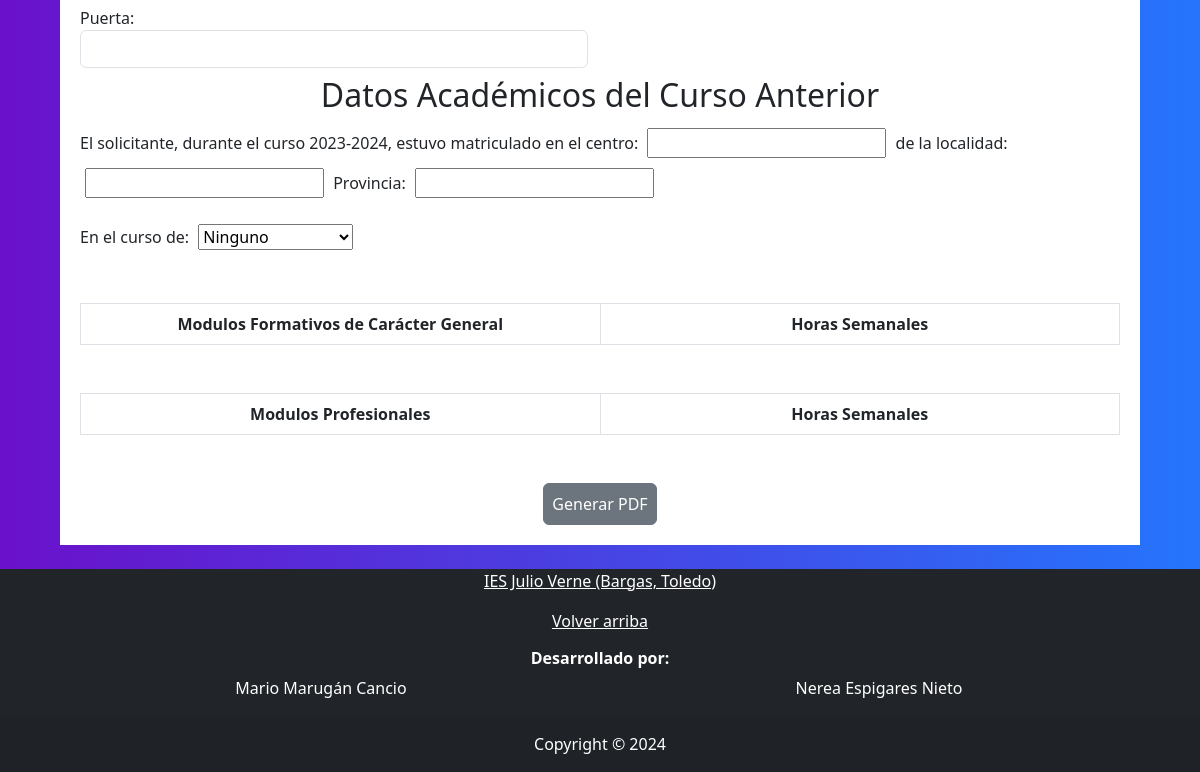
Before: /prematricula/cursos/Ciclo-Formativo/Basico/CFGB1.php (lower part) with the older database file.
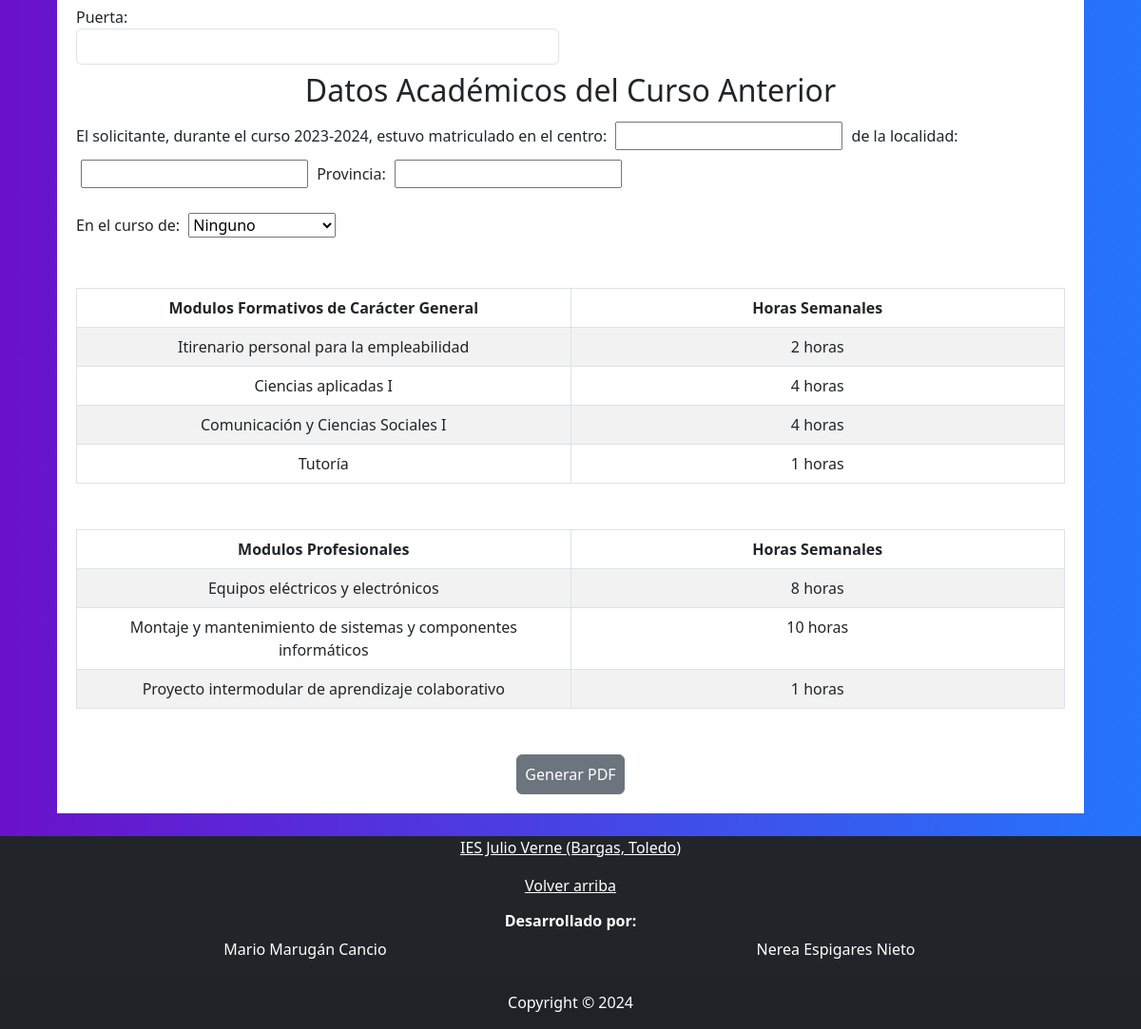
After: the same page with the newer database file.
### tables this page shows
CREATE TABLE Asignaturas(
	cod_asignatura INT PRIMARY KEY AUTO_INCREMENT,
    nombre VARCHAR(100) NOT NULL,
    horas INT NOT NULL,
    curso VARCHAR(30) NOT NULL,
    tipo VARCHAR(40)
);

### prematricula/navESO.php (called while the page is built, shortened)
<?php
$puerta = "";
$centro = "";
$localidad_centro = "";
$provincia_centro = "";
$curso_antiguo = "";
?>

### prematricula/cursos/Ciclo-Formativo/Basico/CFGB1.php (the view, shortened to what this page needs)
<!DOCTYPE html>
<html lang="en">
<head>
    <link rel="stylesheet" href="../../../../css/bootstrap.min.css">
    <link rel="stylesheet" type="text/css" href="../../../../css/app.css">
  <link rel="stylesheet" type="text/css" href="../../../../css/prematriculas.css">
    <link href="https://cdn.jsdelivr.net/npm/bootstrap@5.3.0-alpha3/dist/css/bootstrap.min.css" rel="stylesheet">
    <?php
        require('../../../../archivosComunes/conexion.php');
    ?>
</head>
<body>
    <?php
    include('../../../navESO.php');
    ?>
    <div class="fondo">
        <div class="matricula mt-4">
            <form id="matriculas" action="../../../generate_pdf.php" method="post">
                <?php
                    include('../../formularioComun.php');
                ?>
                <div class="form-group mb-5">
                <table class="table table-bordered table-striped table-hover text-center">
                    <thead>
                        <tr>
                            <th scope="col">Modulos Formativos de Carácter General</th>
                            <th scope="col">Horas Semanales</th>
                        </tr>
                    </thead>
                    <tbody>
                        <?php
                            $select = "SELECT cod_asignatura, nombre, horas, curso, tipo FROM Asignaturas WHERE curso LIKE 'CFGB1' AND tipo LIKE '%general'";
                            $resul = $db->query($select);
                             while ($asignatura = $resul->fetch(PDO::FETCH_ASSOC)) {
                                echo '<tr>';
                                    echo '<td id="general'.$asignatura['cod_asignatura'].'">'.$asignatura['nombre'].'</td>';
                                    echo '<td id="horas_comumnes'.$asignatura['cod_asignatura'].'">'.$asignatura['horas'].' horas</td>';
                                echo "</tr>";
                            }
                        ?>
                    </tbody>
                </table>
                </div>
                <div class="form-group mb-5">
                <table class="table table-bordered table-striped table-hover text-center">
                    <thead>
                        <tr>
                            <th scope="col">Modulos Profesionales</th>
                            <th scope="col">Horas Semanales</th>
                        </tr>
                    </thead>
                    <tbody>
                        <?php
                            $select = "SELECT cod_asignatura, nombre, horas, curso, tipo FROM Asignaturas WHERE curso LIKE 'CFGB1' AND tipo LIKE '%profesionales'";
                            $resul = $db->query($select);
                             while ($asignatura = $resul->fetch(PDO::FETCH_ASSOC)) {
                                echo '<tr>';
                                    echo '<td id="profesionales'.$asignatura['cod_asignatura'].'">'.$asignatura['nombre'].'</td>';
                                    echo '<td id="horas_profesionales'.$asignatura['cod_asignatura'].'">'.$asignatura['horas'].' horas</td>';
                                echo "</tr>";
                            }
                        ?>
                    </tbody>
                </table>
                </div>
                <div class="d-flex w-100 justify-content-center">
                <button type="button" onclick="validarDatos()" class="btn btn-secondary p-2">Generar PDF</button>
                </div>
            </form>
        </div>
    </div>
    <?php
    include('../../../footer.php');
    ?>
</body>
</html>

### prematricula/cursos/formularioComun.php (shortened to what this page needs)
<div class="row">
    <div class="col-md-6">
        <div class="form-group mb-2">
            <label for="puerta">Puerta:</label>
            <input class="form-control" type="text" id="puerta" name="puerta" value="<?php echo $puerta; ?>">
        </div>
    </div>
    <div class="col-md-6">
    </div>
</div>
<div class="form-group mb-5">
    <h2 class="text-center">Datos Académicos del Curso Anterior</h2>
    <p>El solicitante, durante el curso 2023-2024, estuvo matriculado en el centro: <input type="text" id="centro"
            name="centro" style="margin: 5px;" value="<?php echo $centro; ?>" required> de la localidad: <input
            type="text" id="localidad_centro" name="localidad_centro" style="margin: 5px;" value="<?php echo $localidad_centro; ?>" required> Provincia: <input type="text" id="provincia_centro" name="provincia_centro"
            style="margin: 5px;" value="<?php echo $provincia_centro; ?>" required></p>
    <p>En el curso de:
        <select id="curso_antiguo" name="curso_antiguo" style="margin: 5px;" required>
            <?php if ($curso_antiguo == "Sexto Primaria") {
                echo ' <option value="Sexto Primaria">Sexto Primaria</option>';
                echo ' <option value="Ninguno">Ninguno</option>';
                echo ' <option value="1ESO">1º ESO</option>';
                echo ' <option value="2ESO">2º ESO</option>';
                echo ' <option value="3ESO">3º ESO</option>';
                echo ' <option value="4ESO">4º ESO</option>';
                echo ' <option value="1BACHILLERATO">1º BACHILLERATO</option>';
                echo ' <option value="2BACHILLERATO">2º BACHILLERATO</option>';
                echo ' <option value="1PEFP">1º PEFP</option>';                echo ' <option value="1PEFP">1º PEFP</option>';
                echo ' <option value="2PEFP">2º PEFP</option>';
                echo ' <option value="1CFGB">1º CFGB</option>';
                echo ' <option value="2CFGB">2º CFGB</option>';
                echo ' <option value="1SMR">1º SMR</option>';
                echo ' <option value="2SMR">2º SMR</option>';
                echo ' <option value="1DAM">1º DAM</option>';
                echo ' <option value="2DAM">2º DAM</option>';
                echo ' <option value="1DAM">1º DAW</option>';
                echo ' <option value="2DAM">2º DAW</option>';
            } else {
                echo ' <option value="Ninguno">Ninguno</option>';
            } ?>
        </select>
</div>

### prematricula/footer.php
<footer class="bg-dark text-center  text-white mt-4">
        <p class="col-12 text-center"><a class="text-white" href="http://ies-julioverne.centros.castillalamancha.es/" target="_blank" class="text-decoration-none p-2">IES Julio Verne (Bargas, Toledo)</a></p>
        <a href="#" class="col-12 text-white">Volver arriba</a>
        <div id="footerCredits" class="text-center my-2 p-2">
            <h6 class="fw-bold">Desarrollado por:</h6>
            <div class="row container mx-auto justify-content-center">
              <div class="col-12 col-md-6">Mario Marugán Cancio</div>
                <div class="col-12 col-md-6">Nerea Espigares Nieto</div>
            </div>
        </div>
        <div class="text-center p-3" style="background-color: rgba(0, 0, 0, 0.05);">
            Copyright &copy; 2024
        </div>
</footer>

### css/app.css (style rules this page uses)
html { box-sizing: border-box; }
*, *:before, *:after { box-sizing: inherit; }
body { font-family: Verdana, Geneva, Tahoma, sans-serif; font-size: 1.6rem; line-height: 2; color: white; background: -webkit-linear-gradient(to right, rgba(106, 17, 203, 1), rgba(37, 117, 252, 1)); background: linear-gradient(to right, rgba(106, 17, 203, 1), rgba(37, 117, 252, 1)); }

### css/prematriculas.css (style rules this page uses)
.fondo { display: flex; justify-content: center; }
.matricula { width: 90%; background-color: white; padding: 20px; }
table, thead, th, tbody,tr, td { border-width: 1px; border: 1px solid black; border-collapse: collapse; width: 50%; }

Changed rows visible on the page:
added asignaturas: nombre "Itirenario personal para la empleabilidad", horas "2", shown under "Datos Académicos del Curso Anterior"
added asignaturas: nombre "Ciencias aplicadas I", horas "4", shown under "Datos Académicos del Curso Anterior"
added asignaturas: nombre "Comunicación y Ciencias Sociales I", horas "4", shown under "Datos Académicos del Curso Anterior"
added asignaturas: nombre "Tutoría", horas "1", shown under "Datos Académicos del Curso Anterior"
added asignaturas: nombre "Equipos eléctricos y electrónicos", horas "8"
added asignaturas: nombre "Montaje y mantenimiento de sistemas y componentes informáticos", horas "10"
added asignaturas: nombre "Proyecto intermodular de aprendizaje colaborativo", horas "1"
